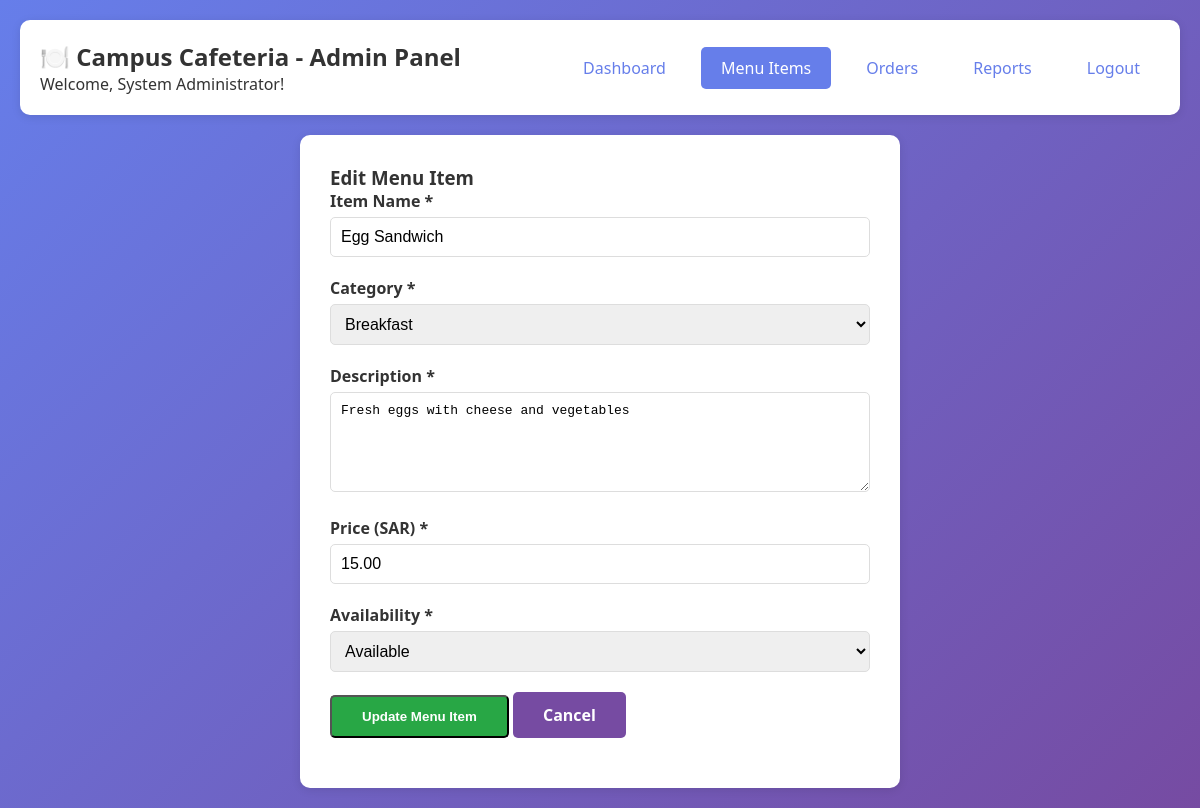
/admin/edit_menu.php?id=1 (signed in), run on the app's committed database.
### tables this page shows
CREATE TABLE IF NOT EXISTS menu_items (
    id INT PRIMARY KEY AUTO_INCREMENT,
    category_id INT,
    name VARCHAR(150) NOT NULL,
    description TEXT,
    price DECIMAL(10,2) NOT NULL,
    image VARCHAR(255),
    availability ENUM('available', 'unavailable') DEFAULT 'available',
    created_at TIMESTAMP DEFAULT CURRENT_TIMESTAMP,
    FOREIGN KEY (category_id) REFERENCES categories(id) ON DELETE SET NULL
);

CREATE TABLE IF NOT EXISTS categories (
    id INT PRIMARY KEY AUTO_INCREMENT,
    name VARCHAR(100) NOT NULL,
    description TEXT,
    created_at TIMESTAMP DEFAULT CURRENT_TIMESTAMP
);

### admin/edit_menu.php (the view, shortened to what this page needs)
<?php
require_once '../config/database.php';
$id = (int)$_GET['id'];
$categories_sql = "SELECT * FROM categories ORDER BY name";
$categories = $conn->query($categories_sql);
$item_sql = "SELECT * FROM menu_items WHERE id = $id";
$item_result = $conn->query($item_sql);
$item = $item_result->fetch_assoc();
?>
<!DOCTYPE html>
<html lang="en">
<head>
    <link rel="stylesheet" href="../css/style.css">
</head>
<body>
    <div class="admin-container">
        <div class="admin-header">
            <div>
                <h2>🍽️ Campus Cafeteria - Admin Panel</h2>
                <p>Welcome, <?php echo $_SESSION['admin_name']; ?>!</p>
            </div>
            <div class="admin-nav">
                <a href="dashboard.php">Dashboard</a>
                <a href="menu.php" class="active">Menu Items</a>
                <a href="orders.php">Orders</a>
                <a href="reports.php">Reports</a>
                <a href="logout.php">Logout</a>
            </div>
        </div>
        <div class="form-container">
            <h3>Edit Menu Item</h3>
            <form method="POST" action="">
                <div class="form-group">
                    <label>Item Name *</label>
                    <input type="text" name="name" value="<?php echo htmlspecialchars($item['name']); ?>" required>
                </div>
                <div class="form-group">
                    <label>Category *</label>
                    <select name="category_id" required>
                        <?php
                        $categories->data_seek(0);
                        while ($category = $categories->fetch_assoc()):
                        ?>
                            <option value="<?php echo $category['id']; ?>"
                                <?php echo ($category['id'] == $item['category_id']) ? 'selected' : ''; ?>>
                                <?php echo htmlspecialchars($category['name']); ?>
                            </option>
                        <?php endwhile; ?>
                    </select>
                </div>
                <div class="form-group">
                    <label>Description *</label>
                    <textarea name="description" required><?php echo htmlspecialchars($item['description']); ?></textarea>
                </div>
                <div class="form-group">
                    <label>Price (SAR) *</label>
                    <input type="number" name="price" step="0.01" min="0" value="<?php echo $item['price']; ?>" required>
                </div>
                <div class="form-group">
                    <label>Availability *</label>
                    <select name="availability" required>
                        <option value="available" <?php echo ($item['availability'] == 'available') ? 'selected' : ''; ?>>Available</option>
                    </select>
                </div>
                <div class="form-group">
                    <button type="submit" class="btn btn-success">Update Menu Item</button>
                    <a href="menu.php" class="btn btn-secondary">Cancel</a>
                </div>
            </form>
        </div>
    </div>
</body>
</html>

### css/style.css (style rules this page uses)
* { margin: 0; padding: 0; box-sizing: border-box; }
body { font-family: 'Segoe UI', Tahoma, Geneva, Verdana, sans-serif; background: linear-gradient(135deg, #667eea 0%, #764ba2 100%); min-height: 100vh; color: #333; }
.btn { display: inline-block; padding: 12px 30px; text-decoration: none; border-radius: 5px; font-weight: bold; transition: all 0.3s; }
.btn-secondary { background: #764ba2; color: white; }
.btn-success { background: #28a745; color: white; }
.admin-container { max-width: 1400px; margin: 0 auto; padding: 20px; }
.admin-header { background: white; padding: 20px; border-radius: 10px; margin-bottom: 20px; display: flex; justify-content: space-between; align-items: center; box-shadow: 0 2px 10px rgba(0,0,0,0.1); }
.admin-nav { display: flex; gap: 15px; }
.admin-nav a { padding: 10px 20px; text-decoration: none; color: #667eea; border-radius: 5px; transition: all 0.3s; }
.admin-nav a:hover, .admin-nav a.active { background: #667eea; color: white; }
.form-container { background: white; padding: 30px; border-radius: 10px; box-shadow: 0 2px 10px rgba(0,0,0,0.1); max-width: 600px; margin: 0 auto; }
.form-group { margin-bottom: 20px; }
.form-group label { display: block; margin-bottom: 5px; font-weight: bold; color: #333; }
.form-group input, .form-group select, .form-group textarea { width: 100%; padding: 10px; border: 1px solid #ddd; border-radius: 5px; font-size: 1em; }
.form-group textarea { resize: vertical; min-height: 100px; }

### data on the page
menu_items: name "Egg Sandwich", category_id "Breakfast", description "Fresh eggs with cheese and vegetables", price "15.00", availability "Available"

### other printed values
$_SESSION['admin_name'] "System Administrator"
